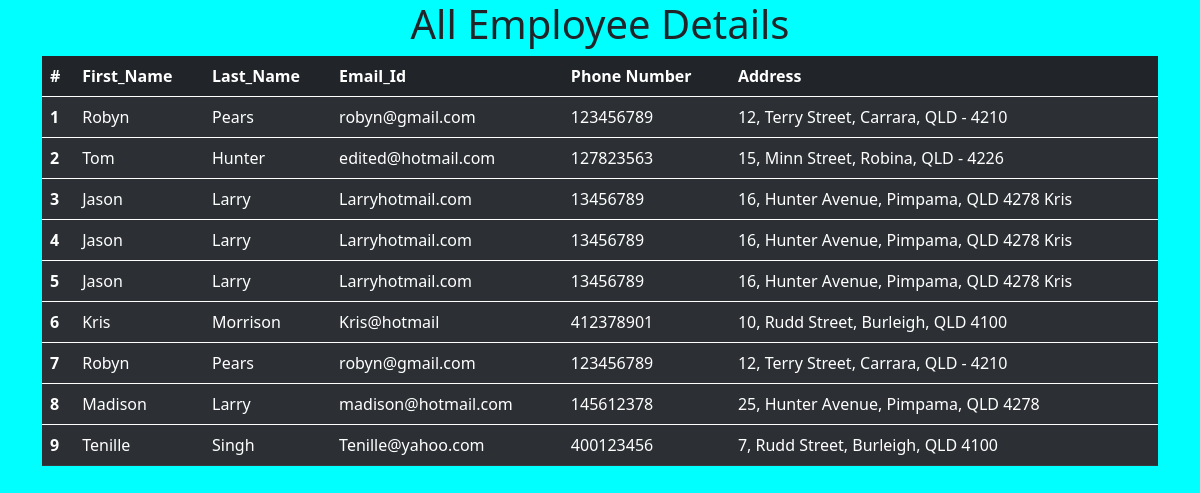
Page /all_emp/ on the committed database.
### emp_app/models.py (models this page shows, shortened)
class Employee(models.Model):
    first_name = models.CharField(max_length=100, null=False)
    last_name = models.CharField(max_length=100)
    email_id = models.EmailField(max_length=255, default='example@example.com')
    phone_no = models.IntegerField(default=0)
    address = models.TextField(null=True, blank=True, help_text="Enter the full address")

### emp_app/views.py (the view)
# urls.py: path('all_emp/', views.all_emp, name='all_emp'),
def all_emp(request):
    emps = Employee.objects.all()
    context = {
        'emps': emps
    }
    return render(request, 'all_emp.html', context)

### emp_app/templates/all_emp.html (shortened to what this page needs)
<!DOCTYPE html>
<html lang="en">
<head>
        <link href="https://cdn.jsdelivr.net/npm/bootstrap@5.0.2/dist/css/bootstrap.min.css" rel="stylesheet">
</head>
<body>
<div class = 'container'>
<table class="table table-dark table-striped">
    <h1><center>All Employee Details</center></h1>
  <thead>
    <tr>
        <th scope="col">#</th>
         <th scope="col">First_Name</th>
         <th scope="col">Last_Name</th>
         <th  scope="col">Email_Id</th>
        <th scope="col">Phone Number</th>
         <th scope="col">Address</th>
    </tr>
  </thead>
    {% for emp in emps %}
  <tbody>
    <tr>
        <th scope="row">{{emp.id}}</th>
        <td>{{emp.first_name}}</td>
        <td>{{emp.last_name}}</td>
        <td>{{emp.email_id}}</td>
        <td>{{emp.phone_no}}</td>
        <td>{{emp.address}}</td>
    </tr>
  </tbody>
  {% endfor %}
</div>
</body>
</html>

### emp_app/templates/all_emp.html (style rules this page uses)
body { background-color:aqua; }

### rows in the picture
Employee: id "1", first_name "Robyn", last_name "Pears", email_id "robyn@gmail.com", phone_no "123456789", address "12, Terry Street, Carrara, QLD - 4210"
Employee: id "2", first_name "Tom", last_name "Hunter", email_id "edited@hotmail.com", phone_no "127823563", address "15, Minn Street, Robina, QLD - 4226"
Employee: id "3", first_name "Jason", last_name "Larry", email_id "Larryhotmail.com", phone_no "13456789", address "16, Hunter Avenue, Pimpama, QLD 4278 Kris"
Employee: id "4", first_name "Jason", last_name "Larry", email_id "Larryhotmail.com", phone_no "13456789", address "16, Hunter Avenue, Pimpama, QLD 4278 Kris"
Employee: id "5", first_name "Jason", last_name "Larry", email_id "Larryhotmail.com", phone_no "13456789", address "16, Hunter Avenue, Pimpama, QLD 4278 Kris"
Employee: id "6", first_name "Kris", last_name "Morrison", email_id "Kris@hotmail", phone_no "412378901", address "10, Rudd Street, Burleigh, QLD 4100"
Employee: id "7", first_name "Robyn", last_name "Pears", email_id "robyn@gmail.com", phone_no "123456789", address "12, Terry Street, Carrara, QLD - 4210"
Employee: id "8", first_name "Madison", last_name "Larry", email_id "madison@hotmail.com", phone_no "145612378", address "25, Hunter Avenue, Pimpama, QLD 4278"
Employee: id "9", first_name "Tenille", last_name "Singh", email_id "Tenille@yahoo.com", phone_no "400123456", address "7, Rudd Street, Burleigh, QLD 4100"
